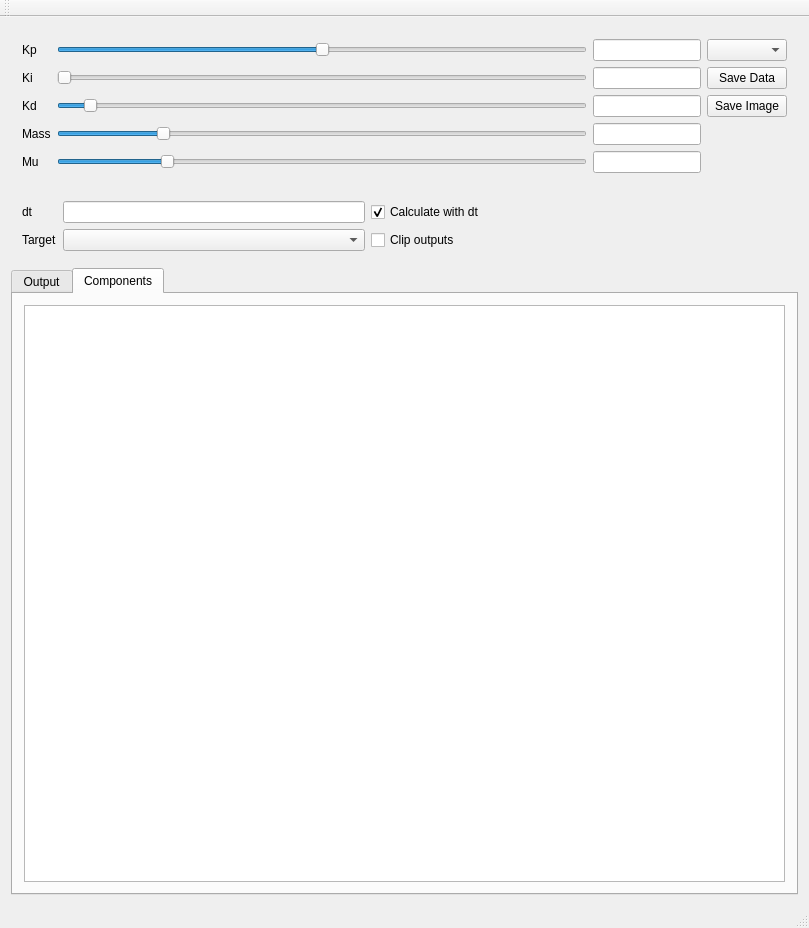
<?xml version="1.0" encoding="UTF-8"?>
<ui version="4.0">
 <class>MainWindow</class>
 <widget class="QMainWindow" name="MainWindow">
  <property name="geometry">
   <rect>
    <x>0</x>
    <y>0</y>
    <width>809</width>
    <height>928</height>
   </rect>
  </property>
  <property name="windowTitle">
   <string>MainWindow</string>
  </property>
  <widget class="QWidget" name="centralWidget">
   <layout class="QGridLayout" name="gridLayout_2">
    <item row="0" column="0">
     <widget class="QWidget" name="pidWidget" native="true">
      <property name="sizePolicy">
       <sizepolicy hsizetype="Preferred" vsizetype="Fixed">
        <horstretch>0</horstretch>
        <verstretch>0</verstretch>
       </sizepolicy>
      </property>
      <layout class="QGridLayout" name="gridLayout">
       <item row="3" column="0">
        <widget class="QLabel" name="mass">
         <property name="text">
          <string>Mass</string>
         </property>
        </widget>
       </item>
       <item row="1" column="2">
        <widget class="QLineEdit" name="Ki_text">
         <property name="sizePolicy">
          <sizepolicy hsizetype="Preferred" vsizetype="Fixed">
           <horstretch>0</horstretch>
           <verstretch>0</verstretch>
          </sizepolicy>
         </property>
        </widget>
       </item>
       <item row="0" column="2">
        <widget class="QLineEdit" name="Kp_text">
         <property name="sizePolicy">
          <sizepolicy hsizetype="Preferred" vsizetype="Fixed">
           <horstretch>0</horstretch>
           <verstretch>0</verstretch>
          </sizepolicy>
         </property>
        </widget>
       </item>
       <item row="2" column="1">
        <widget class="QSlider" name="Kd_slider">
         <property name="maximum">
          <number>999</number>
         </property>
         <property name="pageStep">
          <number>50</number>
         </property>
         <property name="value">
          <number>50</number>
         </property>
         <property name="orientation">
          <enum>Qt::Horizontal</enum>
         </property>
        </widget>
       </item>
       <item row="2" column="2">
        <widget class="QLineEdit" name="Kd_text">
         <property name="sizePolicy">
          <sizepolicy hsizetype="Preferred" vsizetype="Fixed">
           <horstretch>0</horstretch>
           <verstretch>0</verstretch>
          </sizepolicy>
         </property>
        </widget>
       </item>
       <item row="1" column="1">
        <widget class="QSlider" name="Ki_slider">
         <property name="maximum">
          <number>999</number>
         </property>
         <property name="pageStep">
          <number>50</number>
         </property>
         <property name="orientation">
          <enum>Qt::Horizontal</enum>
         </property>
        </widget>
       </item>
       <item row="2" column="0">
        <widget class="QLabel" name="Kd">
         <property name="sizePolicy">
          <sizepolicy hsizetype="Preferred" vsizetype="Fixed">
           <horstretch>0</horstretch>
           <verstretch>0</verstretch>
          </sizepolicy>
         </property>
         <property name="text">
          <string>Kd</string>
         </property>
        </widget>
       </item>
       <item row="1" column="0">
        <widget class="QLabel" name="Ki">
         <property name="sizePolicy">
          <sizepolicy hsizetype="Preferred" vsizetype="Fixed">
           <horstretch>0</horstretch>
           <verstretch>0</verstretch>
          </sizepolicy>
         </property>
         <property name="text">
          <string>Ki</string>
         </property>
        </widget>
       </item>
       <item row="0" column="0">
        <widget class="QLabel" name="Kp">
         <property name="sizePolicy">
          <sizepolicy hsizetype="Preferred" vsizetype="Fixed">
           <horstretch>0</horstretch>
           <verstretch>0</verstretch>
          </sizepolicy>
         </property>
         <property name="text">
          <string>Kp</string>
         </property>
        </widget>
       </item>
       <item row="0" column="1">
        <widget class="QSlider" name="Kp_slider">
         <property name="maximum">
          <number>999</number>
         </property>
         <property name="pageStep">
          <number>50</number>
         </property>
         <property name="value">
          <number>500</number>
         </property>
         <property name="orientation">
          <enum>Qt::Horizontal</enum>
         </property>
        </widget>
       </item>
       <item row="0" column="3">
        <widget class="QComboBox" name="unit_select"/>
       </item>
       <item row="1" column="3">
        <widget class="QPushButton" name="save_data">
         <property name="text">
          <string>Save Data</string>
         </property>
        </widget>
       </item>
       <item row="2" column="3">
        <widget class="QPushButton" name="save_image">
         <property name="text">
          <string>Save Image</string>
         </property>
        </widget>
       </item>
       <item row="4" column="0">
        <widget class="QLabel" name="mu">
         <property name="text">
          <string>Mu</string>
         </property>
        </widget>
       </item>
       <item row="3" column="1">
        <widget class="QSlider" name="mass_slider">
         <property name="minimum">
          <number>10</number>
         </property>
         <property name="maximum">
          <number>999</number>
         </property>
         <property name="pageStep">
          <number>50</number>
         </property>
         <property name="value">
          <number>200</number>
         </property>
         <property name="orientation">
          <enum>Qt::Horizontal</enum>
         </property>
        </widget>
       </item>
       <item row="4" column="1">
        <widget class="QSlider" name="mu_slider">
         <property name="maximum">
          <number>999</number>
         </property>
         <property name="pageStep">
          <number>50</number>
         </property>
         <property name="value">
          <number>200</number>
         </property>
         <property name="sliderPosition">
          <number>200</number>
         </property>
         <property name="orientation">
          <enum>Qt::Horizontal</enum>
         </property>
        </widget>
       </item>
       <item row="3" column="2">
        <widget class="QLineEdit" name="mass_text">
         <property name="sizePolicy">
          <sizepolicy hsizetype="Preferred" vsizetype="Fixed">
           <horstretch>0</horstretch>
           <verstretch>0</verstretch>
          </sizepolicy>
         </property>
        </widget>
       </item>
       <item row="4" column="2">
        <widget class="QLineEdit" name="mu_text">
         <property name="sizePolicy">
          <sizepolicy hsizetype="Preferred" vsizetype="Fixed">
           <horstretch>0</horstretch>
           <verstretch>0</verstretch>
          </sizepolicy>
         </property>
        </widget>
       </item>
      </layout>
     </widget>
    </item>
    <item row="1" column="0">
     <widget class="QWidget" name="dtWidget_2" native="true">
      <property name="sizePolicy">
       <sizepolicy hsizetype="Preferred" vsizetype="Fixed">
        <horstretch>0</horstretch>
        <verstretch>0</verstretch>
       </sizepolicy>
      </property>
      <layout class="QGridLayout" name="dtWidget">
       <item row="1" column="2">
        <widget class="QCheckBox" name="output_clip">
         <property name="text">
          <string>Clip outputs</string>
         </property>
        </widget>
       </item>
       <item row="0" column="0">
        <widget class="QLabel" name="dt">
         <property name="text">
          <string>dt</string>
         </property>
        </widget>
       </item>
       <item row="0" column="1">
        <widget class="QLineEdit" name="dt_enter"/>
       </item>
       <item row="1" column="1">
        <widget class="QComboBox" name="target_select"/>
       </item>
       <item row="0" column="2">
        <widget class="QCheckBox" name="dt_calc">
         <property name="text">
          <string>Calculate with dt</string>
         </property>
         <property name="checked">
          <bool>true</bool>
         </property>
        </widget>
       </item>
       <item row="1" column="0">
        <widget class="QLabel" name="target">
         <property name="text">
          <string>Target</string>
         </property>
        </widget>
       </item>
       <item row="0" column="3">
        <spacer name="horizontalSpacer">
         <property name="orientation">
          <enum>Qt::Horizontal</enum>
         </property>
         <property name="sizeHint" stdset="0">
          <size>
           <width>40</width>
           <height>20</height>
          </size>
         </property>
        </spacer>
       </item>
      </layout>
     </widget>
    </item>
    <item row="2" column="0">
     <widget class="QTabWidget" name="tabWidget">
      <property name="currentIndex">
       <number>1</number>
      </property>
      <widget class="QWidget" name="out">
       <attribute name="title">
        <string>Output</string>
       </attribute>
       <layout class="QGridLayout" name="gridLayout_4">
        <item row="0" column="0">
         <widget class="QGraphicsView" name="out_graph">
          <property name="sizePolicy">
           <sizepolicy hsizetype="MinimumExpanding" vsizetype="MinimumExpanding">
            <horstretch>0</horstretch>
            <verstretch>0</verstretch>
           </sizepolicy>
          </property>
         </widget>
        </item>
       </layout>
      </widget>
      <widget class="QWidget" name="comp">
       <attribute name="title">
        <string>Components</string>
       </attribute>
       <layout class="QGridLayout" name="gridLayout_3">
        <item row="0" column="0">
         <widget class="QGraphicsView" name="comp_graph">
          <property name="sizePolicy">
           <sizepolicy hsizetype="MinimumExpanding" vsizetype="MinimumExpanding">
            <horstretch>0</horstretch>
            <verstretch>0</verstretch>
           </sizepolicy>
          </property>
         </widget>
        </item>
       </layout>
      </widget>
     </widget>
    </item>
   </layout>
  </widget>
  <widget class="QMenuBar" name="menuBar">
   <property name="geometry">
    <rect>
     <x>0</x>
     <y>0</y>
     <width>809</width>
     <height>40</height>
    </rect>
   </property>
  </widget>
  <widget class="QToolBar" name="mainToolBar">
   <attribute name="toolBarArea">
    <enum>TopToolBarArea</enum>
   </attribute>
   <attribute name="toolBarBreak">
    <bool>false</bool>
   </attribute>
  </widget>
  <widget class="QStatusBar" name="statusBar"/>
 </widget>
 <layoutdefault spacing="6" margin="11"/>
 <resources/>
 <connections/>
</ui>
